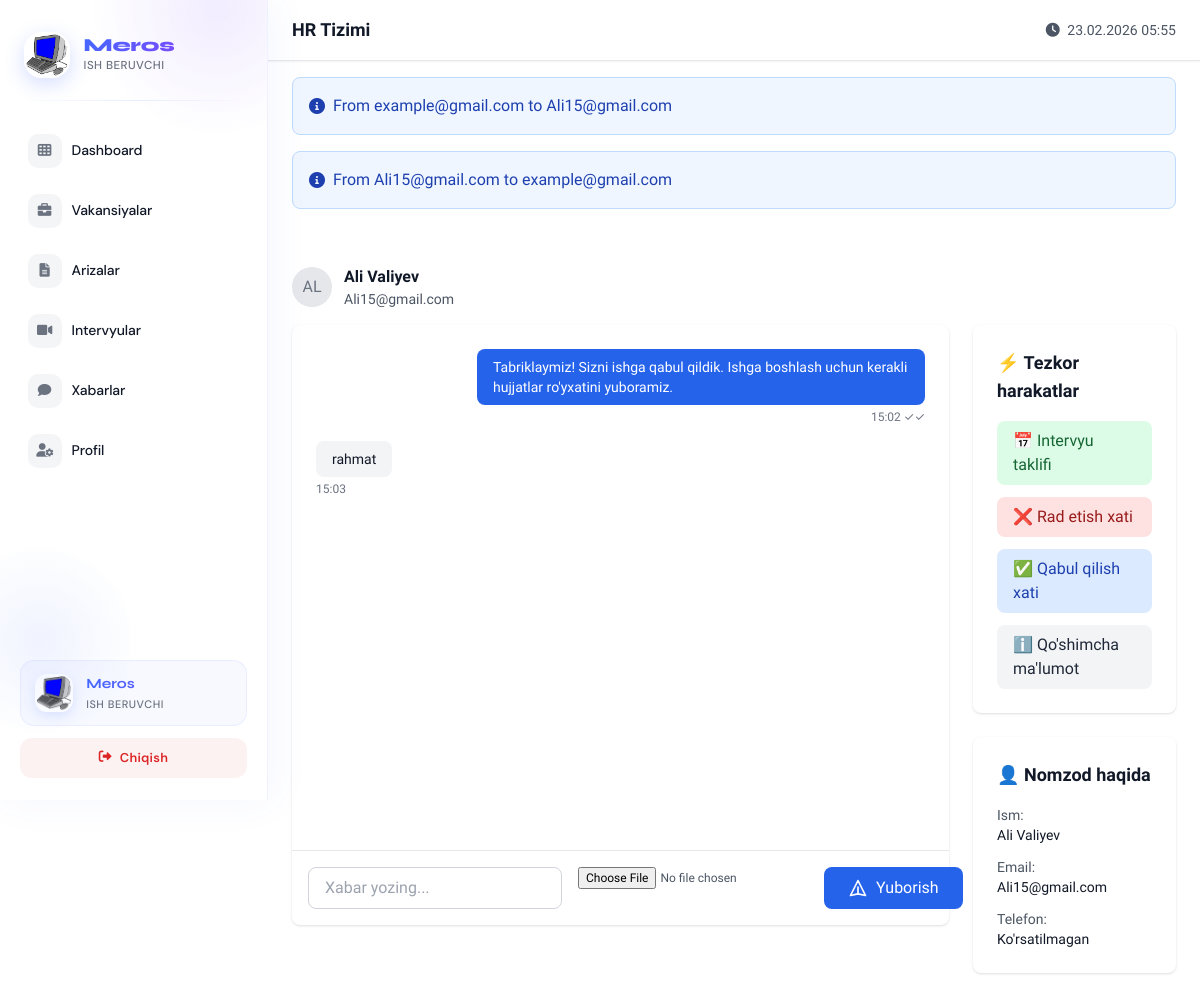
/employer/chat/3/ (signed in), run on an earlier commit of the app's database.
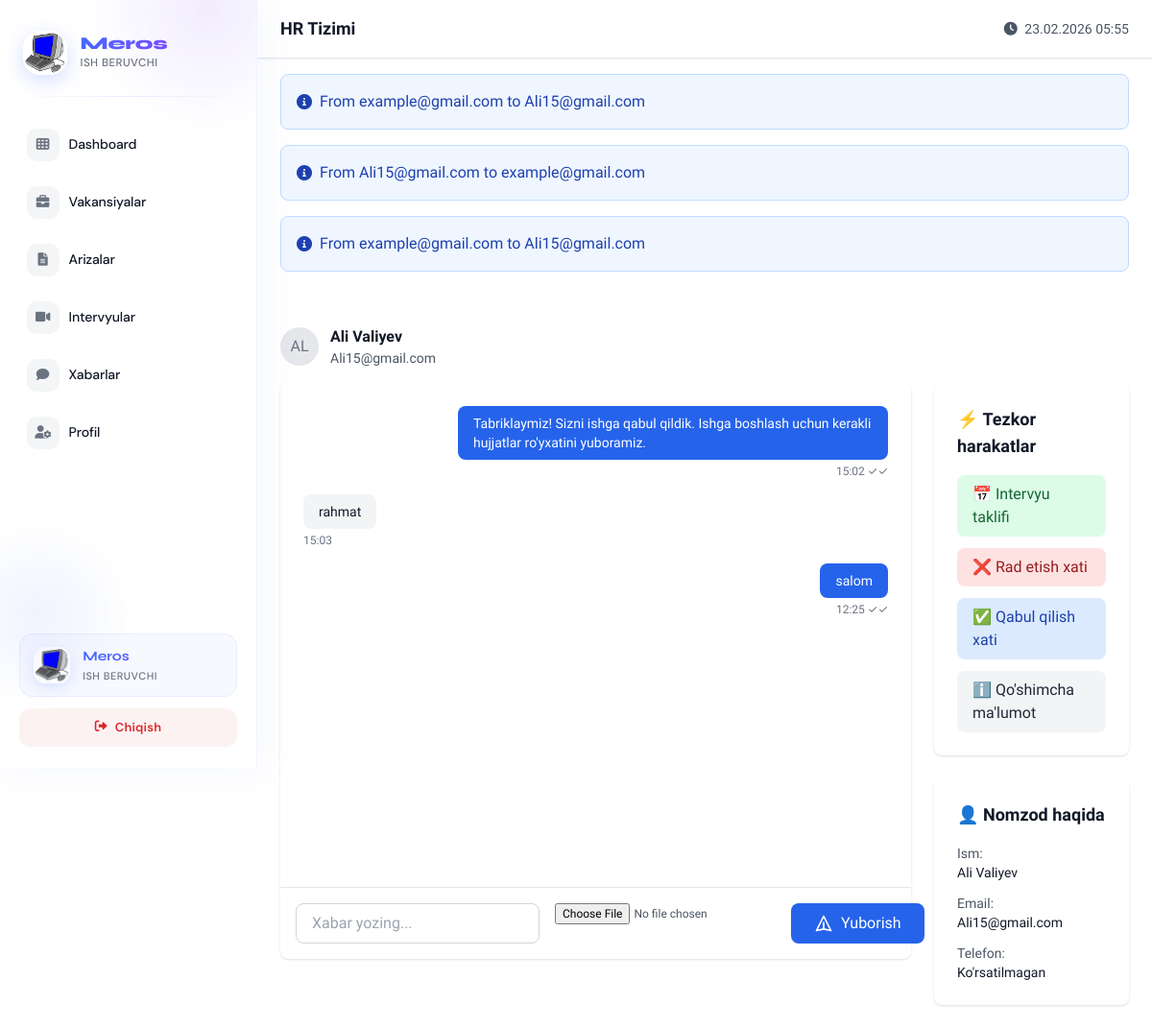
And on a later commit of the database.
### hr_bolim/models.py (models this page shows)
class Message(models.Model):
    sender = models.ForeignKey(User, on_delete=models.CASCADE, related_name='sent_messages')
    recipient = models.ForeignKey(User, on_delete=models.CASCADE, related_name='received_messages')
    content = models.TextField(blank=True)
    attachment = models.FileField(upload_to='messages/', blank=True, null=True)
    is_read = models.BooleanField(default=False)
    timestamp = models.DateTimeField(auto_now_add=True)
    def __str__(self):
        return f"From {self.sender} to {self.recipient}"

class User(AbstractUser):
    ROLE_CHOICES = (
        ("candidate","Ish izlovchi"),
        ("employer","Ish beruvchi"),
        ("admin","Admin")
    )
    role = models.CharField(max_length=20,choices=ROLE_CHOICES, default='candidate')
    phone = models.CharField(max_length=20,blank=True,null=True)
    consent_given = models.BooleanField(default=False)
    consent_date = models.DateTimeField(blank=True,null=True)
    consent_policy_version = models.CharField(max_length=10,blank=True,null=True)
    data_retention_until = models.DateTimeField(blank=True,null=True)
    is_delete = models.BooleanField(default=False)
    created_at = models.DateTimeField(auto_now_add=True)
    update_at = models.DateTimeField(auto_now=True)
    is_staff = models.BooleanField(default=False)
    is_superuser = models.BooleanField(default=False)
    def __str__(self):
        return self.email

### hr_bolim/views.py (the view)
# urls.py: path('employer/chat/<int:user_id>/', employer_chat_detail, name='employer_chat_detail'),
@login_required
def employer_chat_detail(request, user_id):
    if request.user.role != 'employer':
        return redirect('home')
    try:
        company = Company.objects.get(user=request.user)
    except Company.DoesNotExist:
        return redirect('employer_register')
    other_user = get_object_or_404(User, id=user_id)
    if request.method == 'POST':
        content = request.POST.get('content')
        if content:
            Message.objects.create(sender=request.user, recipient=other_user, content=content)
            return redirect('employer_chat_detail', user_id=user_id)
    messages_qs = Message.objects.filter(
        Q(sender=request.user, recipient=other_user) |
        Q(sender=other_user, recipient=request.user)
    ).order_by('timestamp')
    Message.objects.filter(sender=other_user, recipient=request.user, is_read=False).update(is_read=True)
    return render(request, 'hr_bolim/employer/chat.html', {
        'company': company,
        'other_user': other_user,
        'messages': messages_qs
    })

### hr_bolim/templates/hr_bolim/employer/chat.html (shortened to what the changed rows need)
{% extends 'hr_bolim/base_with_sidebar.html' %}
{% load static %}
{% block employer_content %}
<div>
    <div class="mb-4 flex items-center gap-3">
        <div>
            <h2 class="font-semibold text-gray-900">{{ other_user.get_full_name }}</h2>
        </div>
    </div>
    <div class="grid grid-cols-1 lg:grid-cols-4 gap-6">
        <div class="lg:col-span-3">
            <div class="bg-white rounded-lg shadow h-[600px] flex flex-col">
                    <div class="flex-1 overflow-y-auto p-6 space-y-4" id="messagesContainer">
                        {% for message in messages %}
                        <div class="flex {% if message.sender == request.user %}justify-end{% else %}justify-start{% endif %}">
                            <div class="max-w-xs lg:max-w-md">
                                <div class="px-4 py-2 rounded-lg {% if message.sender == request.user %}bg-blue-600 text-white{% else %}bg-gray-100 text-gray-900{% endif %}">
                                    {% if message.content %}
                                        <p class="text-sm">{{ message.content }}</p>
                                    {% endif %}
                                </div>
                                <p class="text-xs text-gray-500 mt-1 {% if message.sender == request.user %}text-right{% endif %}">
                                    {{ message.timestamp|date:"H:i" }}
                                    {% if message.sender == request.user %}
                                        {% if message.is_read %}✓✓{% else %}✓{% endif %}
                                    {% endif %}
                                </p>
                            </div>
                        </div>
                        {% endfor %}
                    </div>
                </div>
            </div>
        </div>
    </div>
</div>
{% endblock employer_content %}

### hr_bolim/templates/hr_bolim/base_with_sidebar.html (shortened to what this page needs)
{% load static %}
<!DOCTYPE html>
<html lang="uz">
<head>
    <script src="https://cdn.tailwindcss.com"></script>
    <link rel="stylesheet" href="https://cdnjs.cloudflare.com/ajax/libs/font-awesome/6.0.0/css/all.min.css">
</head>
<body>
    {% include 'hr_bolim/components/sidebar.html' %}
    <div class="main-content-with-sidebar">
        <header class="bg-white shadow-sm border-b border-gray-200">
            <div class="px-6 py-4">
                <div class="flex justify-between items-center">
                    <h2 class="text-lg font-semibold text-gray-900">{% block page_title %}HR Tizimi{% endblock %}</h2>
                    <div class="flex items-center space-x-4">
                        <span class="text-sm text-gray-600">
                            <i class="fas fa-clock mr-1"></i>
                            {% now "d.m.Y H:i" %}
                        </span>
                    </div>
                </div>
            </div>
        </header>
        {% if messages %}
            <div class="px-6 py-4">
                {% for message in messages %}
                    <div class="p-4 rounded-lg mb-4 {% if message.tags == 'success' %}bg-green-50 text-green-800 border border-green-200{% elif message.tags == 'error' %}bg-red-50 text-red-800 border border-red-200{% else %}bg-blue-50 text-blue-800 border border-blue-200{% endif %}">
                        <div class="flex items-center">
                            <i class="fas {% if message.tags == 'success' %}fa-check-circle{% elif message.tags == 'error' %}fa-exclamation-circle{% else %}fa-info-circle{% endif %} mr-2"></i>
                            {{ message }}
                        </div>
                    </div>
                {% endfor %}
            </div>
        {% endif %}
        <main class="px-6 py-6">
            {% block employer_content %}
            {% endblock %}
    </body>
</html>

What changed in the data, as far as the page shows it:
added Message: sender+recipient "From example@gmail.com to Ali15@gmail.com", content "salom", timestamp "12:25"
